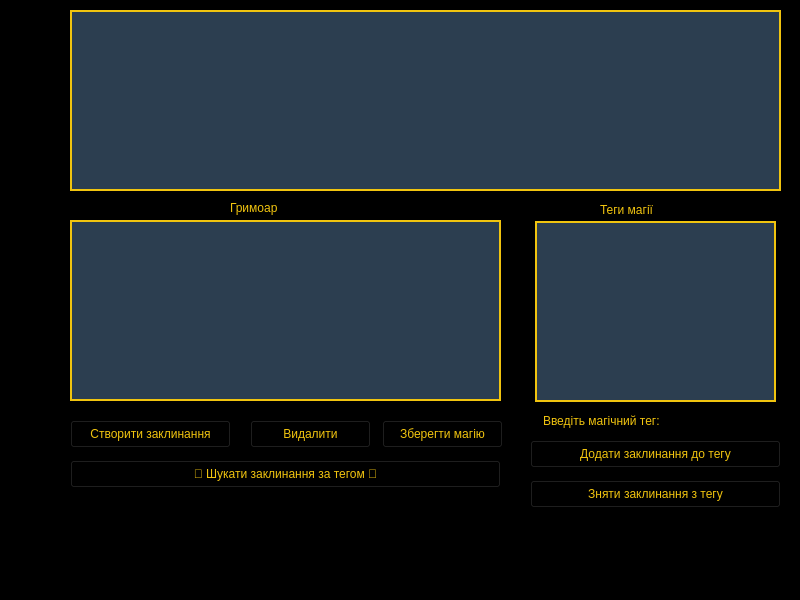
<?xml version="1.0" encoding="UTF-8"?>
<ui version="4.0">
 <class>MainWindow</class>
 <widget class="QMainWindow" name="MainWindow">
  <property name="geometry">
   <rect>
    <x>0</x>
    <y>0</y>
    <width>800</width>
    <height>600</height>
   </rect>
  </property>
  <property name="font">
   <font>
    <pointsize>10</pointsize>
   </font>
  </property>
  <property name="styleSheet">
   <string notr="true">background:#000000; color:#f1c40f;</string>
  </property>
  <widget class="QWidget" name="centralwidget">
   <widget class="QTextEdit" name="textEdit">
    <property name="geometry">
     <rect>
      <x>70</x>
      <y>10</y>
      <width>711</width>
      <height>181</height>
     </rect>
    </property>
    <property name="styleSheet">
     <string notr="true">background:#2c3e50; color:#ecf0f1; border: 2px solid #f1c40f;</string>
    </property>
   </widget>
   <widget class="QListWidget" name="listWidget">
    <property name="geometry">
     <rect>
      <x>70</x>
      <y>220</y>
      <width>431</width>
      <height>181</height>
     </rect>
    </property>
    <property name="styleSheet">
     <string notr="true">background:#2c3e50; color:#ecf0f1; border: 2px solid #f1c40f;</string>
    </property>
   </widget>
   <widget class="QListWidget" name="listWidget_2">
    <property name="geometry">
     <rect>
      <x>535</x>
      <y>221</y>
      <width>241</width>
      <height>181</height>
     </rect>
    </property>
    <property name="styleSheet">
     <string notr="true">background:#2c3e50; color:#ecf0f1; border: 2px solid #f1c40f;</string>
    </property>
   </widget>
   <widget class="QPushButton" name="pushButton">
    <property name="geometry">
     <rect>
      <x>70</x>
      <y>420</y>
      <width>161</width>
      <height>28</height>
     </rect>
    </property>
    <property name="text">
     <string>Створити заклинання</string>
    </property>
   </widget>
   <widget class="QPushButton" name="pushButton_2">
    <property name="geometry">
     <rect>
      <x>250</x>
      <y>420</y>
      <width>121</width>
      <height>28</height>
     </rect>
    </property>
    <property name="text">
     <string>Видалити</string>
    </property>
   </widget>
   <widget class="QPushButton" name="pushButton_3">
    <property name="geometry">
     <rect>
      <x>382</x>
      <y>420</y>
      <width>121</width>
      <height>28</height>
     </rect>
    </property>
    <property name="text">
     <string>Зберегти магію</string>
    </property>
   </widget>
   <widget class="QLineEdit" name="lineEdit">
    <property name="geometry">
     <rect>
      <x>540</x>
      <y>410</y>
      <width>241</width>
      <height>22</height>
     </rect>
    </property>
    <property name="text">
     <string>Введіть магічний тег:</string>
    </property>
   </widget>
   <widget class="QPushButton" name="pushButton_4">
    <property name="geometry">
     <rect>
      <x>530</x>
      <y>440</y>
      <width>251</width>
      <height>28</height>
     </rect>
    </property>
    <property name="text">
     <string>Додати заклинання до тегу</string>
    </property>
   </widget>
   <widget class="QPushButton" name="pushButton_5">
    <property name="geometry">
     <rect>
      <x>530</x>
      <y>480</y>
      <width>251</width>
      <height>28</height>
     </rect>
    </property>
    <property name="text">
     <string>Зняти заклинання з тегу</string>
    </property>
   </widget>
   <widget class="QPushButton" name="pushButton_6">
    <property name="geometry">
     <rect>
      <x>70</x>
      <y>460</y>
      <width>431</width>
      <height>28</height>
     </rect>
    </property>
    <property name="text">
     <string>🔮 Шукати заклинання за тегом 🔮</string>
    </property>
   </widget>
   <widget class="QLabel" name="label">
    <property name="geometry">
     <rect>
      <x>230</x>
      <y>200</y>
      <width>121</width>
      <height>16</height>
     </rect>
    </property>
    <property name="text">
     <string>Гримоар</string>
    </property>
   </widget>
   <widget class="QLabel" name="label_2">
    <property name="geometry">
     <rect>
      <x>600</x>
      <y>200</y>
      <width>111</width>
      <height>20</height>
     </rect>
    </property>
    <property name="text">
     <string>Теги магії</string>
    </property>
   </widget>
  </widget>
  <widget class="QMenuBar" name="menubar">
   <property name="geometry">
    <rect>
     <x>0</x>
     <y>0</y>
     <width>800</width>
     <height>23</height>
    </rect>
   </property>
  </widget>
  <widget class="QStatusBar" name="statusbar"/>
 </widget>
 <resources/>
 <connections/>
</ui>
